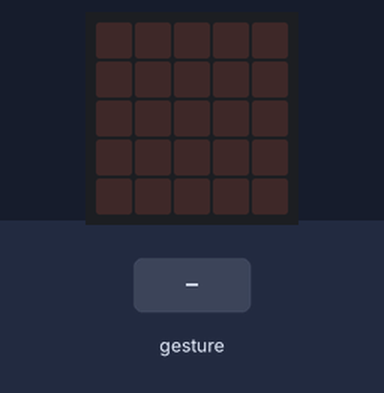
The program below on a simulated BBC micro:bit (MakeCode). Parts: the board's 5×5 LED display. The test bench sets the inputs (shaded band). Random numbers come from a fixed seed; a tilt is held for 1.5 s and a shake lasts 1 s, then the board lies face up again; the 48×5 strip is a reading aid, not a part: it shows the text the display is scrolling, unrolled, one strip-width of it at a time.

Above: at 1.2 s.
1.3 s: gesture 'shake'
At 5.7 s:
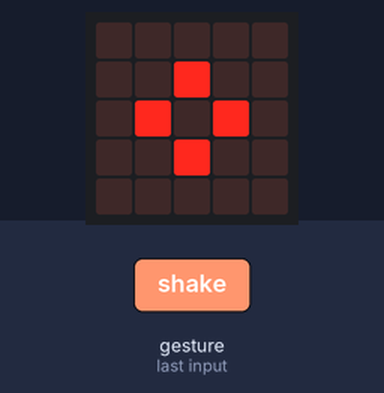
At 11.2 s:
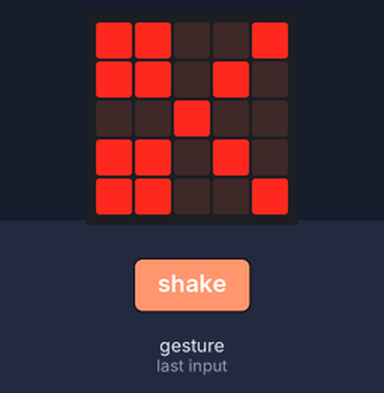
Timing chart, 0 to 12.7 s (numbered marks = the images above; inputs shaded):
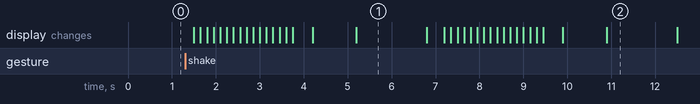

The program:

main.ts
```typescript
let J1 = 0
let J2 = 0
input.onGesture(Gesture.Shake, function () {
    basic.showString("J1")
    basic.pause(1000)
    J1 = randint(0, 2)
    if (J1 == 0) {
        basic.showIcon(IconNames.SmallDiamond)
        basic.pause(1000)
    }
    if (J1 == 1) {
        basic.showIcon(IconNames.Square)
        basic.pause(1000)
    }
    if (J1 == 2) {
        basic.showIcon(IconNames.Scissors)
        basic.pause(1000)
    }
    basic.showLeds(`
        . . . . .
        . . . . .
        . . . . .
        . . . . .
        . . . . .
        `)
    basic.showString("J2")
    basic.pause(1000)
    J2 = randint(0, 2)
    if (J2 == 0) {
        basic.showIcon(IconNames.SmallDiamond)
        basic.pause(1000)
    }
    if (J2 == 1) {
        basic.showIcon(IconNames.Square)
        basic.pause(1000)
    }
    if (J2 == 2) {
        basic.showIcon(IconNames.Scissors)
        basic.pause(1000)
    }
    basic.showLeds(`
        . . . . .
        . . . . .
        . . . . .
        . . . . .
        . . . . .
        `)
    if (J1 != J2) {
        if (J1 == 0) {
            if (J2 == 1) {
                basic.showString("J2 V")
            } else {
                basic.showString("J1 V")
            }
        }
        if (J1 == 1) {
            if (J2 == 2) {
                basic.showString("J2 V")
            } else {
                basic.showString("J1 V")
            }
        }
        if (J1 == 2) {
            if (J2 == 3) {
                basic.showString("J2 V")
            } else {
                basic.showString("J1 V")
            }
        }
    } else {
        basic.showString("EMPATE")
    }
})
```

test.ts
```typescript
// testes vão aqui; isto não será compilado quando este pacote for usado como uma extensão.
```

Measured:
- what the display in image 1 shows lasts 1.6 s, from 5.2 s to 6.8 s
